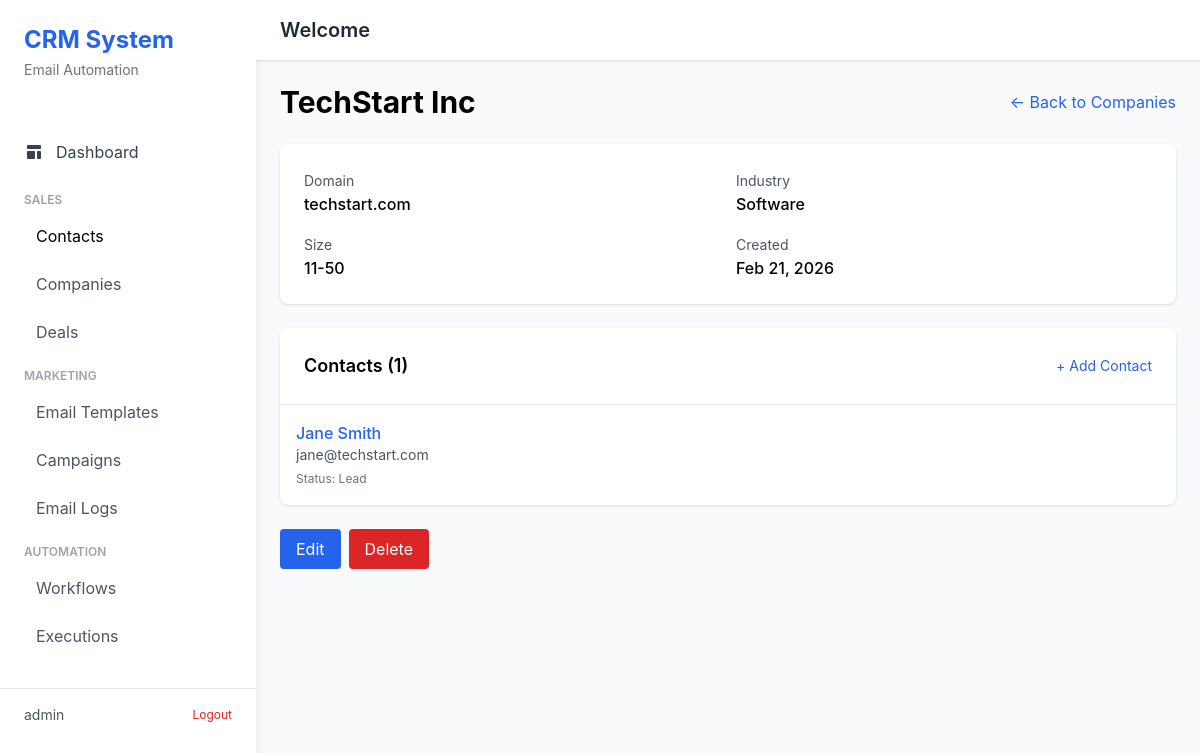
Page /contacts/companies/2/ (signed in) on the committed database.
### contacts/models.py (models this page shows, shortened)
class Company(models.Model):
    name = models.CharField(max_length=255)
    domain = models.CharField(max_length=255, blank=True, null=True, unique=True)
    industry = models.CharField(max_length=100, blank=True, null=True)
    size_choices = [
        ('1-10', '1-10'),
        ('11-50', '11-50'),
        ('51-200', '51-200'),
        ('201-500', '201-500'),
        ('501-1000', '501-1000'),
        ('1000+', '1000+'),
    ]
    size = models.CharField(max_length=20, choices=size_choices, blank=True, null=True)
    created_at = models.DateTimeField(auto_now_add=True)
    updated_at = models.DateTimeField(auto_now=True)
    class Meta:
        verbose_name_plural = "Companies"
        ordering = ['-created_at']

class Contact(models.Model):
    STATUS_CHOICES = [
        ('lead', 'Lead'),
        ('prospect', 'Prospect'),
        ('customer', 'Customer'),
        ('archived', 'Archived'),
    ]
    first_name = models.CharField(max_length=255)
    last_name = models.CharField(max_length=255)
    email = models.EmailField(unique=True)
    phone = models.CharField(max_length=20, blank=True, null=True)
    company = models.ForeignKey(Company, on_delete=models.SET_NULL, null=True, blank=True, related_name='contacts')
    status = models.CharField(max_length=20, choices=STATUS_CHOICES, default='lead')
    tags = models.CharField(max_length=500, blank=True, help_text="Comma-separated tags")
    notes = models.TextField(blank=True)
    assigned_to = models.ForeignKey(User, on_delete=models.SET_NULL, null=True, blank=True, related_name='assigned_contacts')
    created_at = models.DateTimeField(auto_now_add=True)
    updated_at = models.DateTimeField(auto_now=True)
    class Meta:
        ordering = ['-created_at']
    @property
    def full_name(self):
        return f"{self.first_name} {self.last_name}"

### contacts/views.py (the view)
# urls.py: path('companies/<int:pk>/', views.CompanyDetailView.as_view(), name='company_detail'),
class CompanyDetailView(LoginRequiredMixin, DetailView):
    model = Company
    template_name = 'contacts/company_detail.html'
    context_object_name = 'company'
    def get_context_data(self, **kwargs):
        context = super().get_context_data(**kwargs)
        company = self.get_object()
        context['contacts'] = company.contacts.all()
        context['deals'] = company.deals.all()
        return context

### templates/contacts/company_detail.html (shortened to what this page needs)
{% extends "base.html" %}
{% block content %}
<div class="max-w-4xl mx-auto space-y-6">
    <div class="flex justify-between items-center">
        <h1 class="text-3xl font-bold">{{ object.name }}</h1>
        <a href="{% url 'contacts:company_list' %}" class="text-blue-600 hover:underline">← Back to Companies</a>
    </div>
    <div class="bg-white rounded-lg shadow p-6 space-y-4">
        <div class="grid grid-cols-2 gap-4">
            <div>
                <label class="text-sm text-gray-600">Domain</label>
                <p class="font-medium">{{ object.domain|default:"-" }}</p>
            </div>
            <div>
                <label class="text-sm text-gray-600">Industry</label>
                <p class="font-medium">{{ object.industry|default:"-" }}</p>
            </div>
            <div>
                <label class="text-sm text-gray-600">Size</label>
                <p class="font-medium">{{ object.get_size_display|default:"-" }}</p>
            </div>
            <div>
                <label class="text-sm text-gray-600">Created</label>
                <p class="font-medium">{{ object.created_at|date:"M d, Y" }}</p>
            </div>
        </div>
    </div>
    <div class="bg-white rounded-lg shadow">
        <div class="p-6 border-b flex justify-between items-center">
            <h3 class="text-lg font-semibold">Contacts ({{ object.contacts.count }})</h3>
            <a href="{% url 'contacts:contact_create' %}" class="text-sm text-blue-600 hover:underline">+ Add Contact</a>
        </div>
        <div class="divide-y">
            {% for contact in object.contacts.all %}
            <div class="p-4 hover:bg-gray-50">
                <a href="{% url 'contacts:contact_detail' contact.id %}" class="text-blue-600 hover:underline font-medium">
                    {{ contact.full_name }}
                </a>
                <p class="text-sm text-gray-600">{{ contact.email }}</p>
                <span class="text-xs text-gray-500">Status: {{ contact.get_status_display }}</span>
            </div>
            {% empty %}
            <div class="p-4 text-center text-gray-500">
                No contacts for this company yet
            </div>
            {% endfor %}
        </div>
    </div>
    <div class="flex gap-2">
        <a href="{% url 'contacts:company_update' object.id %}" class="px-4 py-2 bg-blue-600 text-white rounded hover:bg-blue-700">
            Edit
        </a>
        <a href="{% url 'contacts:company_delete' object.id %}" class="px-4 py-2 bg-red-600 text-white rounded hover:bg-red-700">
            Delete
        </a>
    </div>
</div>
{% endblock %}

### templates/base.html (shortened to what this page needs)
<!DOCTYPE html>
<html lang="en">
<head>
    <script src="https://cdn.tailwindcss.com"></script>
</head>
<body class="bg-gray-50">
    <div class="flex h-screen">
        <div class="w-64 bg-white shadow-lg overflow-y-auto">
            <div class="p-6">
                <h1 class="text-2xl font-bold text-blue-600">CRM System</h1>
                <p class="text-sm text-gray-500 mt-1">Email Automation</p>
            </div>
            <nav class="mt-6">
                <a href="{% url 'dashboard' %}" class="block px-6 py-3 {% if request.resolver_match.url_name == 'dashboard' %}sidebar-active{% else %}text-gray-700 hover:bg-gray-100{% endif %}">
                    <span class="flex items-center">
                        Dashboard
                    </span>
                </a>
                <div class="mt-4 px-6">
                    <p class="text-xs font-semibold text-gray-400 uppercase">Sales</p>
                    <a href="{% url 'contacts:contact_list' %}" class="block mt-2 px-3 py-2 rounded {% if request.resolver_match.app_name == 'contacts' %}sidebar-active{% else %}text-gray-600 hover:bg-gray-100{% endif %}">
                        Contacts
                    </a>
                    <a href="{% url 'contacts:company_list' %}" class="block mt-2 px-3 py-2 rounded {% if request.resolver_match.url_name == 'company_list' %}sidebar-active{% else %}text-gray-600 hover:bg-gray-100{% endif %}">
                        Companies
                    </a>
                    <a href="{% url 'deals:deal_list' %}" class="block mt-2 px-3 py-2 rounded {% if request.resolver_match.app_name == 'deals' %}sidebar-active{% else %}text-gray-600 hover:bg-gray-100{% endif %}">
                        Deals
                    </a>
                </div>
                <div class="mt-4 px-6">
                    <p class="text-xs font-semibold text-gray-400 uppercase">Marketing</p>
                    <a href="{% url 'emails:template_list' %}" class="block mt-2 px-3 py-2 rounded {% if request.resolver_match.url_name == 'template_list' %}sidebar-active{% else %}text-gray-600 hover:bg-gray-100{% endif %}">
                        Email Templates
                    </a>
                    <a href="{% url 'emails:campaign_list' %}" class="block mt-2 px-3 py-2 rounded {% if request.resolver_match.url_name == 'campaign_list' %}sidebar-active{% else %}text-gray-600 hover:bg-gray-100{% endif %}">
                        Campaigns
                    </a>
                    <a href="{% url 'emails:log_list' %}" class="block mt-2 px-3 py-2 rounded {% if request.resolver_match.url_name == 'log_list' %}sidebar-active{% else %}text-gray-600 hover:bg-gray-100{% endif %}">
                        Email Logs
                    </a>
                </div>
                <div class="mt-4 px-6">
                    <p class="text-xs font-semibold text-gray-400 uppercase">Automation</p>
                    <a href="{% url 'automations:workflow_list' %}" class="block mt-2 px-3 py-2 rounded {% if request.resolver_match.url_name == 'workflow_list' %}sidebar-active{% else %}text-gray-600 hover:bg-gray-100{% endif %}">
                        Workflows
                    </a>
                    <a href="{% url 'automations:execution_list' %}" class="block mt-2 px-3 py-2 rounded {% if request.resolver_match.url_name == 'execution_list' %}sidebar-active{% else %}text-gray-600 hover:bg-gray-100{% endif %}">
                        Executions
                    </a>
                </div>
            </nav>
            <div class="mt-8 px-6 border-t pt-4">
                <div class="flex items-center justify-between">
                    <span class="text-sm text-gray-600">{{ user.username }}</span>
                    <a href="{% url 'account_logout' %}" class="text-xs text-red-600 hover:text-red-700">Logout</a>
                </div>
            </div>
        </div>
        <div class="flex-1 flex flex-col overflow-hidden">
            <header class="bg-white shadow">
                <div class="px-6 py-4 flex justify-between items-center">
                    <h2 class="text-xl font-semibold text-gray-800">{% block header %}Welcome{% endblock %}</h2>
                </div>
            </header>
            <main class="flex-1 overflow-auto">
                <div class="p-6">
                    {% block content %}{% endblock %}
                </div>
            </main>
        </div>
    </div>
</body>
</html>

### templates/base.html (style rules this page uses)
body { font-family: -apple-system, BlinkMacSystemFont, 'Segoe UI', Roboto, 'Helvetica Neue', Arial, sans-serif; }
.sidebar-active { @apply bg-blue-500 text-white; }

### rows in the picture
Company: name "TechStart Inc", domain "techstart.com", industry "Software", size "11-50", created_at "Feb 21, 2026", contacts.count "1"
Contact: full_name "Jane Smith", email "jane@techstart.com", status "Lead"

### other values in the picture
{{ user.username }} "admin"
